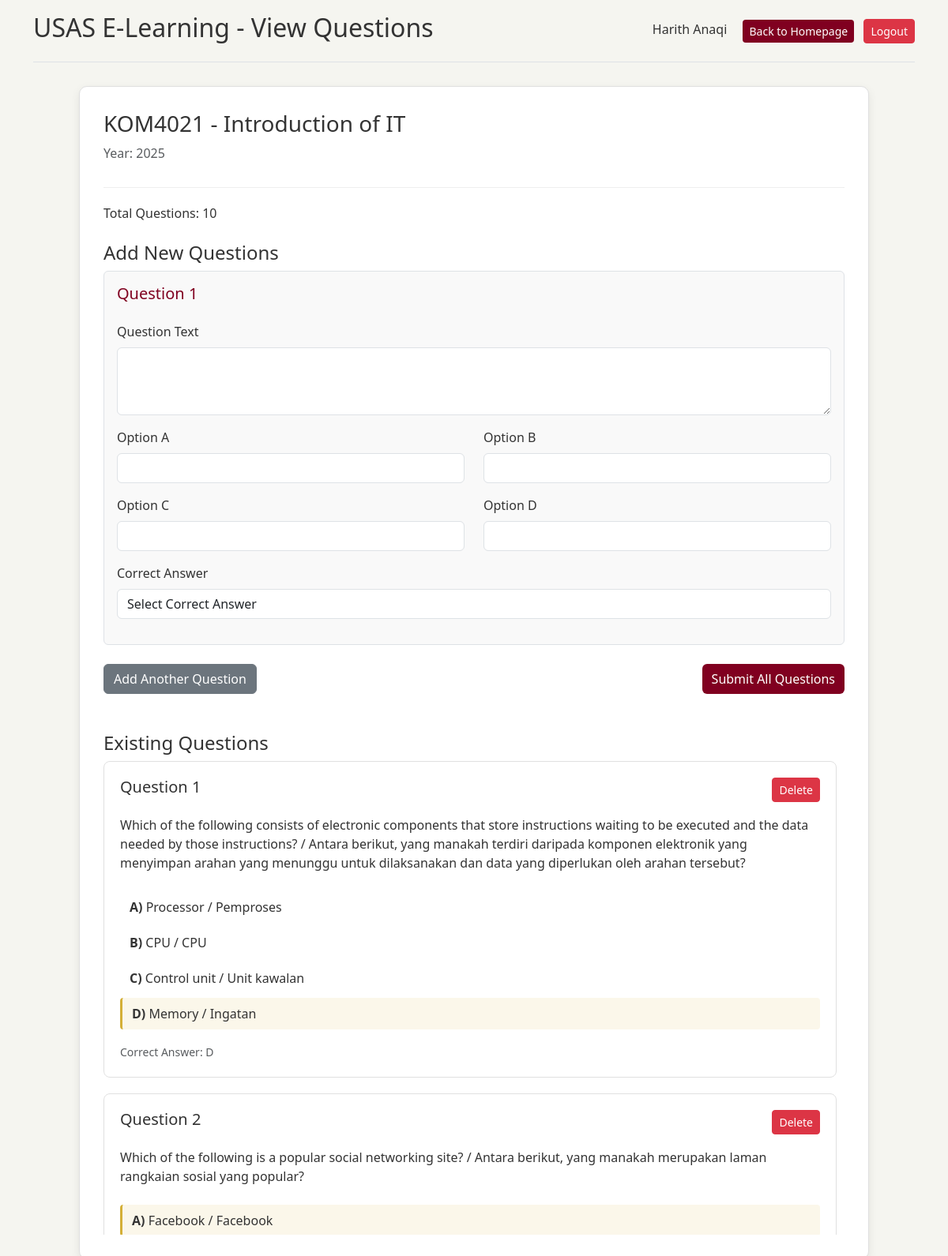
The page /add_question.php?subject_id=1 (signed in) on the database its author committed.
### tables this page shows
CREATE TABLE IF NOT EXISTS `subjects` (
  `id` int NOT NULL AUTO_INCREMENT,
  `subject_code` varchar(20) NOT NULL,
  `subject_name` varchar(100) NOT NULL,
  `year` int NOT NULL,
  `semester` varchar(50) NOT NULL,
  `matrix_number` varchar(20) NOT NULL,
  `created_at` timestamp NULL DEFAULT CURRENT_TIMESTAMP,
  PRIMARY KEY (`id`),
  UNIQUE KEY `subject_code` (`subject_code`,`year`),
  KEY `matrix_number` (`matrix_number`)
);

CREATE TABLE IF NOT EXISTS `questions` (
  `id` int NOT NULL AUTO_INCREMENT,
  `subject_id` int NOT NULL,
  `question_text` text NOT NULL,
  `option_a` varchar(255) NOT NULL,
  `option_b` varchar(255) NOT NULL,
  `option_c` varchar(255) NOT NULL,
  `option_d` varchar(255) NOT NULL,
  `correct_answer` enum('A','B','C','D') NOT NULL,
  `created_at` timestamp NULL DEFAULT CURRENT_TIMESTAMP,
  PRIMARY KEY (`id`),
  KEY `subject_id` (`subject_id`)
);

### add_question.php (the view, shortened to what this page needs)
<?php
include('config.php');
$subject_id = isset($_GET['subject_id']) ? intval($_GET['subject_id']) : 0;
$subject = [];
$sql = "SELECT * FROM subjects WHERE id = ? AND matrix_number = ?";
$stmt = $conn->prepare($sql);
$stmt->bind_param("is", $subject_id, $_SESSION['matrix_number']);
$stmt->execute();
$result = $stmt->get_result();
if ($result->num_rows > 0) {
    $subject = $result->fetch_assoc();
} else {
    header("Location: lecturer_homepage.php");
    exit();
}
$questions = [];
$sql = "SELECT * FROM questions WHERE subject_id = ? ORDER BY id";
$stmt = $conn->prepare($sql);
$stmt->bind_param("i", $subject_id);
$stmt->execute();
$result = $stmt->get_result();
while ($row = $result->fetch_assoc()) {
    $questions[] = $row;
}
?>
<!DOCTYPE html>
<html lang="en">
<head>
    <link href="https://cdn.jsdelivr.net/npm/bootstrap@5.3.0/dist/css/bootstrap.min.css" rel="stylesheet">
</head>
<body>
    <div class="container">
        <div class="d-flex justify-content-between align-items-center py-3 mb-4 border-bottom">
            <h2>USAS E-Learning - View Questions</h2>
            <div>
                <span class="me-3"><?= htmlspecialchars($_SESSION['username']) ?></span>
                <a href="lecturer_homepage.php" class="btn btn-sm btn-primary me-2">Back to Homepage</a>
                <a href="logout.php" class="btn btn-sm btn-danger">Logout</a>
            </div>
        </div>
        <div class="question-container">
            <div class="header-section">
                <div>
                    <h3><?= htmlspecialchars($subject['subject_code']) ?> - <?= htmlspecialchars($subject['subject_name']) ?></h3>
                    <p class="text-muted">Year: <?= $subject['year'] ?></p>
                </div>
            </div>
            <div class="mb-4">
                <p>Total Questions: <?= count($questions) ?></p>
            </div>
            <div class="mb-5">
                <h4>Add New Questions</h4>
                <form id="questionForm" method="POST">
                    <div id="questionsContainer">
                        <div class="question-group mb-4 p-3 border rounded">
                            <div class="d-flex justify-content-between align-items-center mb-3">
                                <h5>Question 1</h5>
                            </div>
                            <div class="mb-3">
                                <label class="form-label">Question Text</label>
                                <textarea class="form-control" name="questions[0][question_text]" rows="3" required></textarea>
                            </div>
                            <div class="row">
                                <div class="col-md-6 mb-3">
                                    <label class="form-label">Option A</label>
                                    <input type="text" class="form-control" name="questions[0][option_a]" required>
                                </div>
                                <div class="col-md-6 mb-3">
                                    <label class="form-label">Option B</label>
                                    <input type="text" class="form-control" name="questions[0][option_b]" required>
                                </div>
                            </div>
                            <div class="row">
                                <div class="col-md-6 mb-3">
                                    <label class="form-label">Option C</label>
                                    <input type="text" class="form-control" name="questions[0][option_c]" required>
                                </div>
                                <div class="col-md-6 mb-3">
                                    <label class="form-label">Option D</label>
                                    <input type="text" class="form-control" name="questions[0][option_d]" required>
                                </div>
                            </div>
                            <div class="mb-3">
                                <label class="form-label">Correct Answer</label>
                                <select class="form-control" name="questions[0][correct_answer]" required>
                                    <option value="">Select Correct Answer</option>
                                </select>
                            </div>
                        </div>
                    </div>
                    <div class="d-flex justify-content-between">
                        <button type="button" id="addQuestionBtn" class="btn btn-secondary">Add Another Question</button>
                        <button type="submit" name="add_questions" class="btn btn-primary">Submit All Questions</button>
                    </div>
                </form>
            </div>
            <div>
                <h4>Existing Questions</h4>
                <?php if (empty($questions)): ?>
                    <div class="alert alert-info">No questions found for this subject.</div>
                <?php else: ?>
                    <div class="question-list">
                        <?php foreach ($questions as $index => $question): ?>
                            <div class="question-card">
                                <div class="d-flex justify-content-between align-items-start mb-3">
                                    <h5>Question <?= $index + 1 ?></h5>
                                    <form method="POST" onsubmit="return confirm('Are you sure you want to delete this question?');">
                                        <button type="submit" name="delete_question" class="btn btn-sm btn-danger">Delete</button>
                                    </form>
                                </div>
                                <p class="mb-4"><?= nl2br(htmlspecialchars($question['question_text'])) ?></p>
                                <div class="options">
                                    <div class="option <?= $question['correct_answer'] === 'A' ? 'correct-answer' : '' ?>">
                                        <strong>A)</strong> <?= htmlspecialchars($question['option_a']) ?>
                                    </div>
                                    <div class="option <?= $question['correct_answer'] === 'B' ? 'correct-answer' : '' ?>">
                                        <strong>B)</strong> <?= htmlspecialchars($question['option_b']) ?>
                                    </div>
                                    <div class="option <?= $question['correct_answer'] === 'C' ? 'correct-answer' : '' ?>">
                                        <strong>C)</strong> <?= htmlspecialchars($question['option_c']) ?>
                                    </div>
                                    <div class="option <?= $question['correct_answer'] === 'D' ? 'correct-answer' : '' ?>">
                                        <strong>D)</strong> <?= htmlspecialchars($question['option_d']) ?>
                                    </div>
                                </div>
                                <div class="mt-3">
                                    <small class="text-muted">Correct Answer: <?= $question['correct_answer'] ?></small>
                                </div>
                            </div>
                        <?php endforeach; ?>
                    </div>
                <?php endif; ?>
            </div>
        </div>
    </div>
</body>
</html>

### add_question.php (style rules this page uses)
:root { --deep-navy: #0A1F3D; --burgundy: #800020; --gold: #D4AF37; --white-sand: #F5F5F0; --light-gold: #F8E8C8; }
body { background-color: var(--white-sand); color: #333; font-family: 'Segoe UI', Tahoma, Geneva, Verdana, sans-serif; }
.question-container { max-width: 1000px; margin: 30px auto; padding: 30px; background: white; border-radius: 10px; box-shadow: 0 4px 12px rgba(0, 0, 0, 0.08); border: 1px solid #e0e0e0; }
.btn-primary { background-color: var(--burgundy); border: none; color: white; transition: all 0.3s; }
.btn-sm { transition: all 0.3s; }
.question-card { background: white; border: 1px solid #e0e0e0; border-radius: 8px; padding: 20px; margin-bottom: 20px; transition: all 0.3s; }
.correct-answer { background-color: rgba(212, 175, 55, 0.1); border-left: 3px solid var(--gold); }
.option { padding: 8px 12px; margin-bottom: 5px; border-radius: 4px; }
.header-section { display: flex; justify-content: space-between; align-items: center; margin-bottom: 20px; padding-bottom: 15px; border-bottom: 1px solid #eee; }
.question-list { max-height: 600px; overflow-y: auto; padding-right: 10px; }
.question-group { margin-bottom: 20px; padding: 15px; border: 1px solid #ddd; border-radius: 5px; background-color: #f9f9f9; }
.question-group h5 { color: var(--burgundy); }

### rows shown on the page
subjects: subject_code "KOM4021", subject_name "Introduction of IT", year "2025"
questions: question_text "Which of the following consists of electronic components that store instructions waiting to be executed and the data needed by those instructions? / Antara berikut, yang manakah terdiri daripada komponen elektronik yang menyimpan arahan yang menunggu untuk dilaksanakan dan data yang diperlukan oleh arahan tersebut?", option_a "Processor / Pemproses", option_b "CPU / CPU", option_c "Control unit / Unit kawalan", option_d "Memory / Ingatan", correct_answer "D"
questions: question_text "Which of the following is a popular social networking site? / Antara berikut, yang manakah merupakan laman rangkaian sosial yang popular?", option_a "Facebook / Facebook"

### other values the page prints
$_SESSION['username'] "Harith Anaqi"
count($questions) "10"
